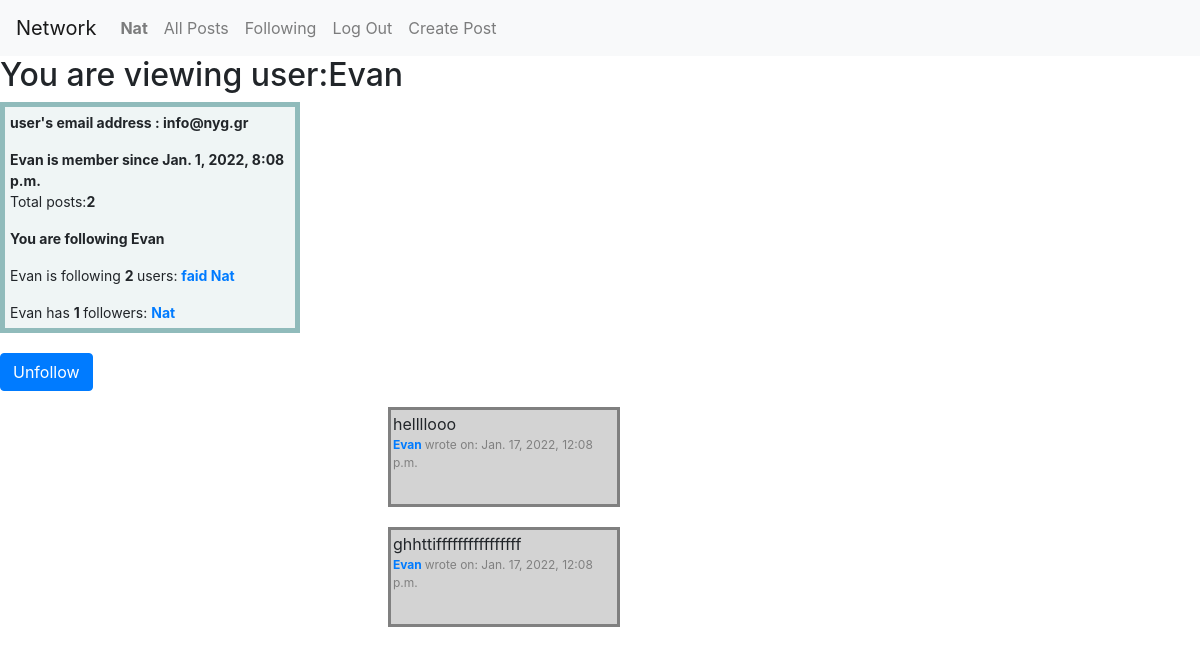
The app's page /profile/1 (signed in) with its own data.
### network/models.py (models this page shows, shortened)
class User(AbstractUser):
    email=models.EmailField(max_length=254)
    date_joined = models.DateTimeField(default=timezone.now)
    following = models.ManyToManyField("User", blank="TRUE", related_name="followers")
    def __str__(self):
        return f"{self.username}"

class Mypost(models.Model):
    description=models.CharField(max_length=300)
    created_date=models.DateTimeField(default=now, editable=False)
    owner=models.ForeignKey(User, on_delete=models.CASCADE, null="TRUE", blank="TRUE")
    likes = models.ManyToManyField(User, blank="TRUE", related_name="likers")
    objects = MypostManager()

### network/views.py (the view, shortened to what this page needs)
# urls.py: path("profile/<int:user_id>", views.profile, name="profile"),
@login_required
def profile(request, user_id):
    current_user = request.user
    targ_user = User.objects.get(id=user_id)
    user_posts=Mypost.objects.filter(owner_id=user_id)
    user_posts_count=user_posts.count()
    myfollowinglist = current_user.followers.all()
    followinglist=targ_user.followers.all()
    followerslist=User.objects.filter(followers=user_id)
    no_of_followers=len(followerslist)
    no_of_following=len(followinglist)
    print(current_user,"Your followers are", followerslist)
    print(current_user,"You r following",myfollowinglist)
    if targ_user in followinglist:
        print(request.user,"you are following user", targ_user)
    created_date = timezone.now()
    if request.method=="POST" and "unfollow" in request.POST:
        targ_user.following.remove(current_user)
        followerslist = User.objects.filter(followers=user_id)
        no_of_followers = len(followerslist)
        print(current_user,"Now you are following", myfollowinglist)
        print(targ_user, "has these followers", followerslist)
        return render(request, "network/profile.html", {"targ_user": targ_user, "followinglist": followinglist,
                                                        "user_posts":user_posts,"user_posts_count":user_posts_count,
                                                        "no_of_following":no_of_following,"followerslist": followerslist,
                                                        "no_of_followers":no_of_followers, "myfollowinglist":myfollowinglist})
    else:
        return render(request, "network/profile.html", {"targ_user": targ_user, "followinglist": followinglist,
                                                        "user_posts":user_posts,"user_posts_count":user_posts_count,
                                                        "no_of_following":no_of_following,"followerslist": followerslist,
                                                        "no_of_followers":no_of_followers, "myfollowinglist":myfollowinglist})

### network/templates/network/profile.html (shortened to what this page needs)
{% extends "network/layout.html" %}
{% block body %}
{% ifnotequal request.user targ_user %}
    <h2>You are viewing user:{{targ_user.username}}</h2>
<div class= "prof"><strong> user's email address : {{targ_user.email}}</strong></p>
<strong> {{targ_user.username}} is member since {{ targ_user.date_joined }}</strong>
    <p>Total posts:<strong>{{user_posts_count}}</strong></p>
    {% if targ_user in myfollowinglist %}
    <p><strong> You are following {{targ_user.username}}</strong></p>
    {% endif %}
         {{targ_user.username}} is following <strong>{{no_of_following}} </strong> users:
        {% for fol in followinglist %}
            <strong> <a href="{% url 'profile' fol.id %}" > {{fol.username}} </a></strong>
        {% endfor %}
          {{targ_user.username}} has  <strong>{{no_of_followers}} </strong> followers:
        {% for fol in followerslist %}
      <strong> <a href="{% url 'profile' fol.id %}" > {{fol.username}} </a></strong>
        {% endfor %}
</div>
{% if not targ_user in myfollowinglist %}
    <form action="{% url 'profile' targ_user.id %}" method="post">
        {% csrf_token %}
   <input class="btn btn-primary" type="submit"   name="follow" value="Follow">
    </form>
{% else %}
    <form action="{% url 'profile' targ_user.id %}" method="post">
   <input class="btn btn-primary" type="submit"   name="unfollow" value="Unfollow">
    </form>
{% endif %}
{% endifnotequal %}
{% for user_post in user_posts %}
<ul>
<div class="post">{{user_post.description}}
    <p style= "color:grey; font-size:12px;"> <strong><a href="{% url 'profile' targ_user.id %}" > {{targ_user.username}} </strong></a> wrote on: {{user_post.created_date}} </p>
</div>
</ul>
{% endfor %}
{% endblock %}

### network/templates/network/layout.html (shortened to what this page needs)
{% load static %}
<!DOCTYPE html>
<html lang="en">
    <head>
        <link rel="stylesheet" href="https://stackpath.bootstrapcdn.com/bootstrap/4.4.1/css/bootstrap.min.css">
        <link href="{% static 'network/styles.css' %}" rel="stylesheet">
    </head>
    <body>
        <nav class="navbar navbar-expand-lg navbar-light bg-light">
            <a class="navbar-brand" href="#">Network</a>
            <div>
              <ul class="navbar-nav mr-auto">
                {% if user.is_authenticated %}
                    <li class="nav-item">
                        <a class="nav-link" href="{% url 'profile' user.id %}" ><strong>{{ user.username }}</strong></a>
                    </li>
                {% endif %}
                <li class="nav-item">
                  <a class="nav-link" href="{% url 'index' %}">All Posts</a>
                </li>
                {% if user.is_authenticated %}
                    <li class="nav-item">
                        <a class="nav-link" href="#">Following</a>
                    </li>
                    <li class="nav-item">
                        <a class="nav-link" href="{% url 'logout' %}">Log Out</a>
                    </li>
                  <li class="nav-item">
                        <a class="nav-link" href="{% url 'create_post' %}">Create Post</a>
                    </li>
                {% endif %}
              </ul>
            </div>
          </nav>
        <div class="body">
            {% block body %}
            {% endblock %}
        </div>
    </body>
</html>

### network/static/network/styles.css (style rules this page uses)
.post { border: 3px solid grey; background-color: lightgrey; font-size: 16px; min-height: 100px; width: 20%; padding: 2px; margin-bottom:20px; position: relative; left: 30%; }
.prof { border: 5px solid #90bbbb; background-color: #eff5f5; font-size: 14px; min-height: 10px; width: 25%; padding: 5px; margin-bottom:20px; position: relative; overflow: visible; left: 0%; }

### records on screen
User: username "Nat"
User: username "Evan", email "info@nyg.gr", date_joined "Jan. 1, 2022, 8:08 p.m."
User: username "faid"
Mypost: description "hellllooo", created_date "Jan. 17, 2022, 12:08 p.m."
Mypost: description "ghhttiffffffffffffffff", created_date "Jan. 17, 2022, 12:08 p.m."

### other values on screen
{{ user_posts_count }} "2"
{{ no_of_following }} "2"
{{ no_of_followers }} "1"
